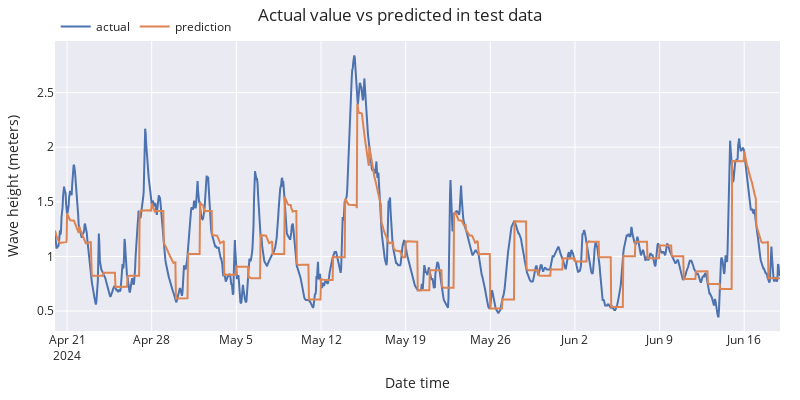

Source (notebook cell):
### Code cell
# Plot predictions vs real value
# ======================================================================================
fig = go.Figure()
trace1 = go.Scatter(x=df_test.index, y=df_test['wave_height'], name="actual", mode="lines")
trace2 = go.Scatter(x=predictions.index, y=predictions['pred'], name="prediction", mode="lines")
fig.add_trace(trace1)
fig.add_trace(trace2)
fig.update_layout(
    title="Actual value vs predicted in test data",
    xaxis_title="Date time",
    yaxis_title="Wave height (meters)",
    width=800,
    height=400,
    margin=dict(l=20, r=20, t=35, b=20),
    legend=dict(
        orientation="h",
        yanchor="top",
        y=1.1,
        xanchor="left",
        x=0.001
    )
)
fig.show()

### Figure 1 — Plotly figure (JSON) as saved in the notebook; plotly's stock layout.template omitted (floating-point values rounded to 4 significant figures; data arrays with more than 128 entries replaced by an {"elided": "..."} marker saying what was removed)
{"data": [{"mode": "lines", "name": "actual", "type": "scatter", "x": {"elided": "1440 str values"}, "y": {"elided": "1440 float values"}}, {"mode": "lines", "name": "prediction", "type": "scatter", "x": {"elided": "1440 str values"}, "y": {"elided": "1440 float values"}}], "layout": {"height": 400, "legend": {"orientation": "h", "x": 0.001, "xanchor": "left", "y": 1.1, "yanchor": "top"}, "margin": {"b": 20, "l": 20, "r": 20, "t": 35}, "title": {"text": "Actual value vs predicted in test data"}, "width": 800, "xaxis": {"title": {"text": "Date time"}}, "yaxis": {"title": {"text": "Wave height (meters)"}}}}
